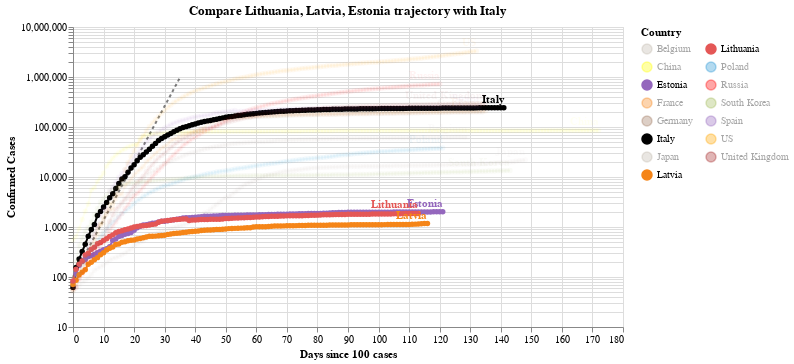

Source (notebook cell):
### Code cell
#hide_input
chart3 = make_since_chart(dff2, ['Lithuania', 'Latvia', 'Estonia'], baseline_countries)
chart3

### Figure 1 — Vega-Lite specification as saved in the notebook (floating-point values rounded to 4 significant figures; data arrays with more than 128 entries replaced by an {"elided": "..."} marker saying what was removed)
{"config": {"view": {"continuousWidth": 400, "continuousHeight": 300}}, "layer": [{"data": {"name": "data-628230001892d6798b50651be41d1b3e"}, "mark": {"type": "line", "color": "black", "opacity": 0.5, "strokeDash": [3, 3]}, "encoding": {"x": {"type": "quantitative", "field": "Days since 100 cases"}, "y": {"type": "quantitative", "field": "Confirmed Cases"}}}, {"data": {"name": "data-56bbd19b94d60ffac6d3d1c54a543190"}, "mark": {"type": "line", "point": true}, "encoding": {"color": {"type": "nominal", "field": "Country", "legend": {"columns": 2}, "scale": {"domain": ["Belgium", "China", "Estonia", "France", "Germany", "Italy", "Japan", "Latvia", "Lithuania", "Poland", "Russia", "South Korea", "Spain", "US", "United Kingdom"], "range": ["#C1B7AD", "yellow", "#9467bd", "#F58518", "#9D755D", "black", "#C1B7AD", "#F58518", "#E45756", "#2495D3", "red", "#A1BA59", "#9467bd", "orange", "brown"]}}, "opacity": {"condition": {"value": 1, "selection": "selector008"}, "value": 0.05}, "tooltip": [{"type": "nominal", "field": "Country"}, {"type": "temporal", "field": "Date"}, {"type": "quantitative", "field": "Confirmed Cases"}, {"type": "quantitative", "field": "Days since 100 cases"}], "x": {"type": "quantitative", "field": "Days since 100 cases"}, "y": {"type": "quantitative", "field": "Confirmed Cases", "scale": {"type": "log"}}}, "selection": {"selector008": {"type": "multi", "fields": ["Country"], "bind": "legend", "init": [{"Country": "Lithuania"}, {"Country": "Latvia"}, {"Country": "Estonia"}, {"Country": "Italy"}]}}, "width": 550}, {"data": {"name": "data-56bbd19b94d60ffac6d3d1c54a543190"}, "mark": {"type": "text", "align": "right", "dy": -8, "fontWeight": "bold"}, "encoding": {"color": {"type": "nominal", "field": "Country", "legend": {"columns": 2}, "scale": {"domain": ["Belgium", "China", "Estonia", "France", "Germany", "Italy", "Japan", "Latvia", "Lithuania", "Poland", "Russia", "South Korea", "Spain", "US", "United Kingdom"], "range": ["#C1B7AD", "yellow", "#9467bd", "#F58518", "#9D755D", "black", "#C1B7AD", "#F58518", "#E45756", "#2495D3", "red", "#A1BA59", "#9467bd", "orange", "brown"]}}, "opacity": {"condition": {"value": 1, "selection": "selector008"}, "value": 0.05}, "text": {"type": "nominal", "field": "Country"}, "tooltip": [{"type": "nominal", "field": "Country"}, {"type": "temporal", "field": "Date"}, {"type": "quantitative", "field": "Confirmed Cases"}, {"type": "quantitative", "field": "Days since 100 cases"}], "x": {"type": "quantitative", "field": "Days since 100 cases"}, "y": {"type": "quantitative", "field": "Confirmed Cases", "scale": {"type": "log"}}}, "transform": [{"filter": "(datum['Date'] >= 1594512000000)"}], "width": 550}], "title": "Compare Lithuania, Latvia, Estonia trajectory with Italy", "$schema": "https://vega.github.io/schema/vega-lite/v4.0.2.json", "datasets": {"data-628230001892d6798b50651be41d1b3e": [{"Days since 100 cases": 0, "Confirmed Cases": 100.0}, {"Days since 100 cases": 1, "Confirmed Cases": 130.0}, {"Days since 100 cases": 2, "Confirmed Cases": 169.0}, {"Days since 100 cases": 3, "Confirmed Cases": 219.7}, {"Days since 100 cases": 4, "Confirmed Cases": 285.6}, {"Days since 100 cases": 5, "Confirmed Cases": 371.3}, {"Days since 100 cases": 6, "Confirmed Cases": 482.7}, {"Days since 100 cases": 7, "Confirmed Cases": 627.5}, {"Days since 100 cases": 8, "Confirmed Cases": 815.7}, {"Days since 100 cases": 9, "Confirmed Cases": 1060.0}, {"Days since 100 cases": 10, "Confirmed Cases": 1379.0}, {"Days since 100 cases": 11, "Confirmed Cases": 1792.0}, {"Days since 100 cases": 12, "Confirmed Cases": 2330.0}, {"Days since 100 cases": 13, "Confirmed Cases": 3029.0}, {"Days since 100 cases": 14, "Confirmed Cases": 3937.0}, {"Days since 100 cases": 15, "Confirmed Cases": 5119.0}, {"Days since 100 cases": 16, "Confirmed Cases": 6654.0}, {"Days since 100 cases": 17, "Confirmed Cases": 8650.0}, {"Days since 100 cases": 18, "Confirmed Cases": 11250.0}, {"Days since 100 cases": 19, "Confirmed Cases": 14620.0}, {"Days since 100 cases": 20, "Confirmed Cases": 19000.0}, {"Days since 100 cases": 21, "Confirmed Cases": 24710.0}, {"Days since 100 cases": 22, "Confirmed Cases": 32120.0}, {"Days since 100 cases": 23, "Confirmed Cases": 41750.0}, {"Days since 100 cases": 24, "Confirmed Cases": 54280.0}, {"Days since 100 cases": 25, "Confirmed Cases": 70560.0}, {"Days since 100 cases": 26, "Confirmed Cases": 91730.0}, {"Days since 100 cases": 27, "Confirmed Cases": 119300.0}, {"Days since 100 cases": 28, "Confirmed Cases": 155000.0}, {"Days since 100 cases": 29, "Confirmed Cases": 201500.0}, {"Days since 100 cases": 30, "Confirmed Cases": 262000.0}, {"Days since 100 cases": 31, "Confirmed Cases": 340600.0}, {"Days since 100 cases": 32, "Confirmed Cases": 442800.0}, {"Days since 100 cases": 33, "Confirmed Cases": 575600.0}, {"Days since 100 cases": 34, "Confirmed Cases": 748300.0}, {"Days since 100 cases": 35, "Confirmed Cases": 972800.0}], "data-56bbd19b94d60ffac6d3d1c54a543190": {"elided": "2008 records"}}}
